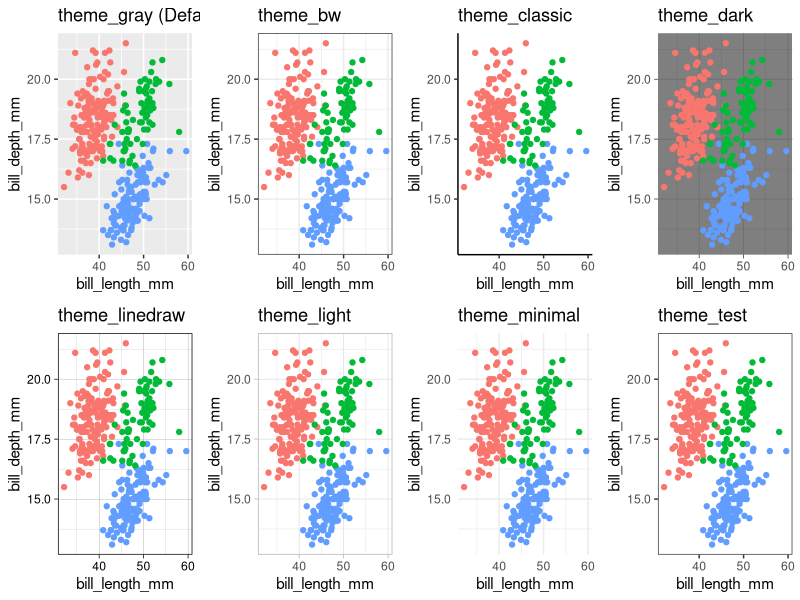
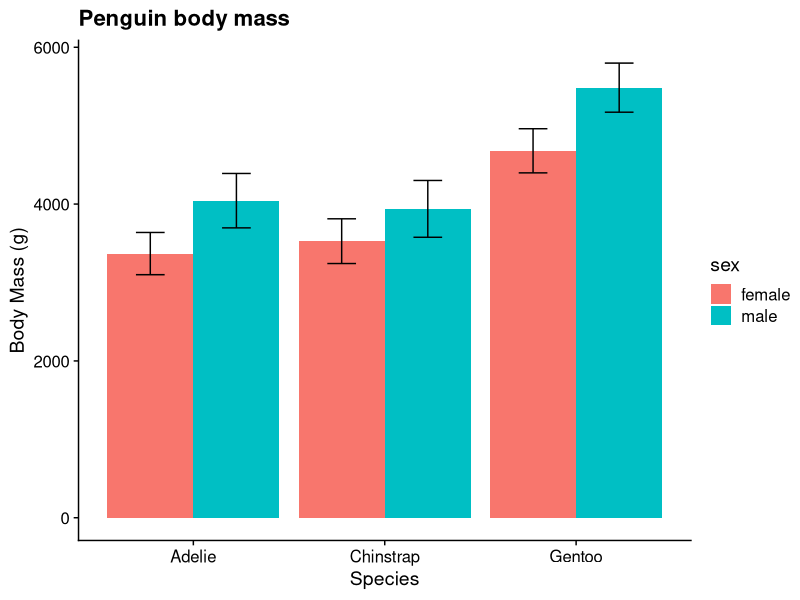

Generate these figures, in order, with R:
## ---- chunk 1
options(htmltools.dir.version = FALSE)
library(ggplot2)
library(cowplot)
## ---- chunk 2
library(palmerpenguins)
data(package = "palmerpenguins")
data(penguins)

library(knitr)
kable(head(penguins,5), format="html")
## ---- chunk 3
library(cowplot)

plt <- ggplot(data=penguins,
       aes(x=bill_length_mm, 
        y=bill_depth_mm, 
        colour=species))+
      geom_point()

p1 <- plt + theme_gray() + labs(title = "theme_gray (Default)") +
  theme(legend.position = "none")
p2 <- plt + theme_bw() + labs(title = "theme_bw") +
  theme(legend.position = "none")
p3 <- plt + theme_classic() + labs(title = "theme_classic") +
  theme(legend.position = "none")
p4 <- plt + theme_dark() + labs(title = "theme_dark") +
  theme(legend.position = "none")
p5 <- plt + theme_linedraw() + labs(title = "theme_linedraw") +
  theme(legend.position = "none")
p6 <- plt + theme_light() + labs(title = "theme_light") +
  theme(legend.position = "none")
p7 <- plt + theme_minimal() + labs(title = "theme_minimal") +
  theme(legend.position = "none")
p8 <- plt + theme_test() + labs(title = "theme_test") +
  theme(legend.position = "none")

plot_grid(p1, p2, p3, p4, p5, p6,p7, p8, ncol=4)
## ---- chunk 4
plt <- ggplot(data=penguins,
              aes(x=bill_length_mm, 
                y=bill_depth_mm, 
                colour=species))+
  
        geom_point()+
      
        labs(
          title = "Penguins at Palmer Station",
          x = "Bill length (mm)",
          y = "Bill depth (mm)") + 
  
        theme_cowplot()
## ---- chunk 5
library(dplyr)

penguins2<-na.omit(penguins)
pngSum <- penguins2 %>%
  group_by(species) %>%
  summarise(mean=mean(body_mass_g),
            sd=sd(body_mass_g))
## ---- chunk 6
kable(pngSum, format = "html")
## ---- chunk 7
library(dplyr)
penguins2<-na.omit(penguins)
pngSum2 <- penguins2 %>%
  group_by(species,sex) %>%
  summarise(mean=mean(body_mass_g),
            sd=sd(body_mass_g))
## ---- chunk 8
kable(pngSum2, format = "html")
## ---- chunk 9
ggplot(pngSum2, 
       aes(species, mean,
           fill=sex))+
  geom_col(position='dodge')+
  geom_errorbar(
    aes(ymin=mean-sd, 
        ymax=mean+sd),
    width=0.3,
    position=position_dodge(0.9))+
  labs(x="Species",
       y="Body Mass (g)",
       title="Penguin body mass")+
  theme_cowplot()
## ---- chunk 10
# Count the numbers
ad<-length(which(penguins$species=="Adelie"))
gt<-length(which(penguins$species=="Gentoo"))
cs<-length(which
           (penguins$species=="Chinstrap"))

# Create a dataframe of counts
count<-c(ad, gt, cs)
species<-c("Adelie","Gentoo","Chinstrap")
percent<-round((count/sum(count))*100, 2)
peng_count<-data.frame(
              count, species, percent, 
              stringsAsFactors=TRUE)
## ---- chunk 11
kable(peng_count, format="html") 
## ---- chunk 12
lp <- subset(penguins, 
  select=c(species,flipper_length_mm,year))
lp <- na.omit(lp)
lp$year <- as.factor(lp$year)

lp2 <- lp %>% 
  group_by(species, year) %>% 
  summarise(mean=mean(flipper_length_mm))
## ---- chunk 13
kable(lp2, format = "html")
